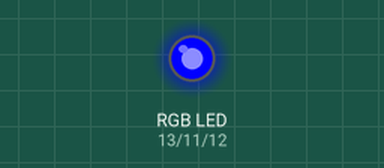
Simulated run of this sketch. Board: Arduino Uno, built with avr-gcc and run on an emulated ATmega328P. Parts: an RGB LED mixed from three pins (HIGH = lit).

Above: at 0.05 s.
At 3.05 s:
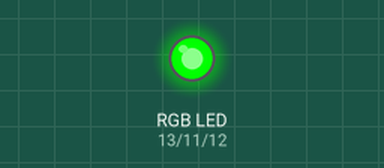
At 4.5 s:
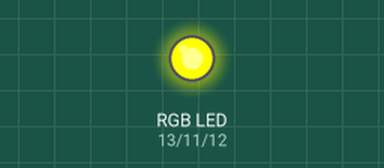
At 5.6 s:
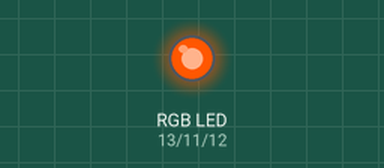
At 6.7 s:
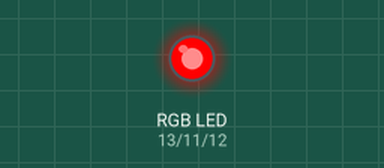
At 8.95 s:
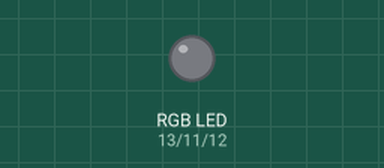
Timing chart, 0 to 11.7 s (numbered marks = the images above):
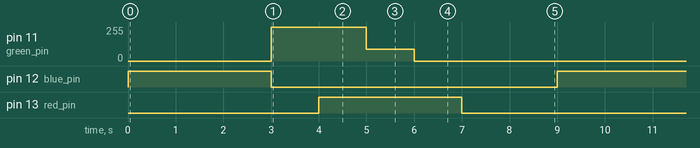

The sketch:

rainbow.ino
```cpp
// RAINBOW LED

int red_pin = 13;
int blue_pin = 12;
int green_pin = 11;

void setup() {
  // put your setup code here, to run once:
  // setting the pins as output
    pinMode(red_pin, OUTPUT);
    pinMode(blue_pin, OUTPUT);
    pinMode(green_pin, OUTPUT);
}

void loop() {
  // put your main code here, to run repeatedly:
  // rgb values of colours
  // VIOLET
  analogWrite(red_pin, 127);
  analogWrite(blue_pin, 255);
  analogWrite(green_pin, 0);
  delay(1000); // 1 second

  // INDIGO
  analogWrite(red_pin, 63);
  analogWrite(blue_pin, 255);
  analogWrite(green_pin, 0);
  delay(1000); // 1 second

  // BLUE
  analogWrite(red_pin, 0);
  analogWrite(blue_pin, 255);
  analogWrite(green_pin, 0);
  delay(1000); // 1 second

  // GREEN
  analogWrite(red_pin, 0);
  analogWrite(blue_pin, 0);
  analogWrite(green_pin, 255);
  delay(1000); // 1 second

  // YELLOW
  analogWrite(red_pin, 255);
  analogWrite(blue_pin, 0);
  analogWrite(green_pin, 255);
  delay(1000); // 1 second

  // ORANGE
  analogWrite(red_pin, 255);
  analogWrite(blue_pin, 51);
  analogWrite(green_pin, 87);
  delay(1000); // 1 second

  // RED
  analogWrite(red_pin, 255);
  analogWrite(blue_pin, 0);
  analogWrite(green_pin, 0);
  delay(1000); // 1 second

  // LED OUT BETWEEN CONSECUTIVE RAINBOWS
  analogWrite(red_pin, 0);
  analogWrite(blue_pin, 0);
  analogWrite(green_pin, 0);
  delay(2000); // 2 seconds
}
```

Measured:
- by itself, pin 11 (green_pin): repeats every 9.0 s: 87/255 1.0 s, 0/255 6.0 s, 255/255 2.0 s
- by itself, pin 12 (blue_pin), pin 13 (red_pin): alternates HIGH for 3.0 s and LOW for 6.0 s
